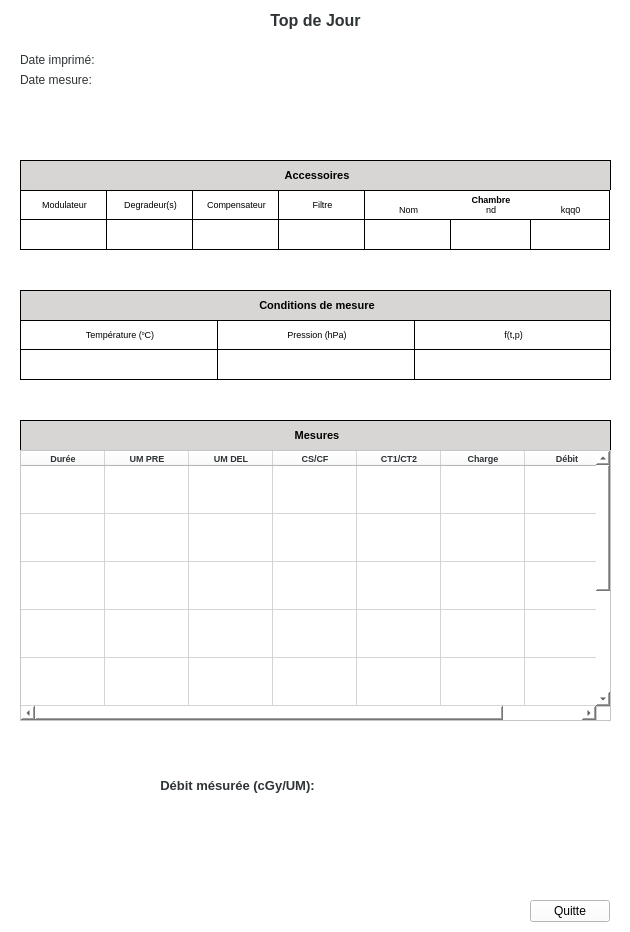
<?xml version="1.0" encoding="UTF-8"?>
<ui version="4.0">
 <class>TopDeJourPrintDialog</class>
 <widget class="QWidget" name="TopDeJourPrintDialog">
  <property name="geometry">
   <rect>
    <x>0</x>
    <y>0</y>
    <width>630</width>
    <height>932</height>
   </rect>
  </property>
  <property name="windowTitle">
   <string>Form</string>
  </property>
  <property name="styleSheet">
   <string notr="true">background: white;
</string>
  </property>
  <widget class="QWidget" name="dosimetryWidget" native="true">
   <property name="geometry">
    <rect>
     <x>0</x>
     <y>0</y>
     <width>630</width>
     <height>891</height>
    </rect>
   </property>
   <widget class="QLabel" name="label_87">
    <property name="geometry">
     <rect>
      <x>0</x>
      <y>10</y>
      <width>631</width>
      <height>21</height>
     </rect>
    </property>
    <property name="styleSheet">
     <string notr="true">color: rgb(46, 52, 54);</string>
    </property>
    <property name="text">
     <string>&lt;html&gt;&lt;head/&gt;&lt;body&gt;&lt;p align=&quot;center&quot;&gt;&lt;span style=&quot; font-size:12pt; font-weight:600;&quot;&gt;Top de Jour&lt;/span&gt;&lt;/p&gt;&lt;/body&gt;&lt;/html&gt;</string>
    </property>
   </widget>
   <widget class="QLabel" name="label_2">
    <property name="geometry">
     <rect>
      <x>20</x>
      <y>160</y>
      <width>591</width>
      <height>30</height>
     </rect>
    </property>
    <property name="minimumSize">
     <size>
      <width>0</width>
      <height>30</height>
     </size>
    </property>
    <property name="maximumSize">
     <size>
      <width>659</width>
      <height>30</height>
     </size>
    </property>
    <property name="sizeIncrement">
     <size>
      <width>659</width>
      <height>30</height>
     </size>
    </property>
    <property name="font">
     <font>
      <pointsize>8</pointsize>
      <weight>75</weight>
      <bold>true</bold>
     </font>
    </property>
    <property name="styleSheet">
     <string notr="true">background-color : #d7d6d5; 
color : black;
border-color: black;
border-width: 1px;
border-style: solid;
border-bottom-style: none;

</string>
    </property>
    <property name="text">
     <string>&lt;html&gt;&lt;head/&gt;&lt;body&gt;&lt;p align=&quot;center&quot;&gt;Accessoires&lt;/p&gt;&lt;/body&gt;&lt;/html&gt;</string>
    </property>
   </widget>
   <widget class="QWidget" name="gridLayoutWidget_2">
    <property name="geometry">
     <rect>
      <x>20</x>
      <y>190</y>
      <width>592</width>
      <height>62</height>
     </rect>
    </property>
    <layout class="QGridLayout" name="gridLayout_2">
     <property name="spacing">
      <number>0</number>
     </property>
     <item row="1" column="6">
      <widget class="QLineEdit" name="chambreKqq0LineEdit">
       <property name="sizePolicy">
        <sizepolicy hsizetype="Expanding" vsizetype="Expanding">
         <horstretch>0</horstretch>
         <verstretch>0</verstretch>
        </sizepolicy>
       </property>
       <property name="minimumSize">
        <size>
         <width>80</width>
         <height>30</height>
        </size>
       </property>
       <property name="maximumSize">
        <size>
         <width>80</width>
         <height>30</height>
        </size>
       </property>
       <property name="font">
        <font>
         <pointsize>7</pointsize>
        </font>
       </property>
       <property name="styleSheet">
        <string notr="true">border-color: black;
border-width: 1px;
border-style: solid;
border-top-style: none;
color: rgb(46, 52, 54);</string>
       </property>
       <property name="alignment">
        <set>Qt::AlignCenter</set>
       </property>
       <property name="readOnly">
        <bool>true</bool>
       </property>
      </widget>
     </item>
     <item row="0" column="2">
      <widget class="QLabel" name="label_10">
       <property name="minimumSize">
        <size>
         <width>86</width>
         <height>30</height>
        </size>
       </property>
       <property name="maximumSize">
        <size>
         <width>86</width>
         <height>30</height>
        </size>
       </property>
       <property name="font">
        <font>
         <pointsize>7</pointsize>
        </font>
       </property>
       <property name="styleSheet">
        <string notr="true">color : black;
border-color: black;
border-width: 1px;
border-style: solid;
border-right-style: none;
</string>
       </property>
       <property name="text">
        <string>&lt;html&gt;&lt;head/&gt;&lt;body&gt;&lt;p align=&quot;center&quot;&gt;Compensateur&lt;/p&gt;&lt;/body&gt;&lt;/html&gt;</string>
       </property>
      </widget>
     </item>
     <item row="0" column="3">
      <widget class="QLabel" name="label_11">
       <property name="minimumSize">
        <size>
         <width>86</width>
         <height>30</height>
        </size>
       </property>
       <property name="maximumSize">
        <size>
         <width>86</width>
         <height>30</height>
        </size>
       </property>
       <property name="font">
        <font>
         <pointsize>7</pointsize>
        </font>
       </property>
       <property name="styleSheet">
        <string notr="true">color : black;
border-color: black;
border-width: 1px;
border-style: solid;
border-right-style: none;
</string>
       </property>
       <property name="text">
        <string>&lt;html&gt;&lt;head/&gt;&lt;body&gt;&lt;p align=&quot;center&quot;&gt;Filtre&lt;/p&gt;&lt;/body&gt;&lt;/html&gt;</string>
       </property>
      </widget>
     </item>
     <item row="1" column="4">
      <widget class="QLineEdit" name="chambreNomLineEdit">
       <property name="sizePolicy">
        <sizepolicy hsizetype="Expanding" vsizetype="Expanding">
         <horstretch>0</horstretch>
         <verstretch>0</verstretch>
        </sizepolicy>
       </property>
       <property name="minimumSize">
        <size>
         <width>86</width>
         <height>30</height>
        </size>
       </property>
       <property name="maximumSize">
        <size>
         <width>86</width>
         <height>30</height>
        </size>
       </property>
       <property name="font">
        <font>
         <pointsize>7</pointsize>
        </font>
       </property>
       <property name="styleSheet">
        <string notr="true">border-color: black;
border-width: 1px;
border-style: solid;
border-right-style: none;
border-top-style: none;
color: rgb(46, 52, 54);</string>
       </property>
       <property name="alignment">
        <set>Qt::AlignCenter</set>
       </property>
       <property name="readOnly">
        <bool>true</bool>
       </property>
      </widget>
     </item>
     <item row="0" column="5">
      <widget class="QLabel" name="label_16">
       <property name="minimumSize">
        <size>
         <width>80</width>
         <height>30</height>
        </size>
       </property>
       <property name="maximumSize">
        <size>
         <width>80</width>
         <height>30</height>
        </size>
       </property>
       <property name="font">
        <font>
         <pointsize>7</pointsize>
        </font>
       </property>
       <property name="styleSheet">
        <string notr="true">color : black;
border-color: black;
border-width: 1px;
border-style: solid;
border-left-style: none;
border-right-style: none;
</string>
       </property>
       <property name="text">
        <string>&lt;html&gt;&lt;head/&gt;&lt;body&gt;&lt;p align=&quot;center&quot;&gt;&lt;span style=&quot; font-weight:600;&quot;&gt;Chambre&lt;/span&gt;&lt;br/&gt;nd&lt;/p&gt;&lt;/body&gt;&lt;/html&gt;</string>
       </property>
      </widget>
     </item>
     <item row="1" column="2">
      <widget class="QLineEdit" name="compensateurLineEdit">
       <property name="sizePolicy">
        <sizepolicy hsizetype="Expanding" vsizetype="Expanding">
         <horstretch>0</horstretch>
         <verstretch>0</verstretch>
        </sizepolicy>
       </property>
       <property name="minimumSize">
        <size>
         <width>0</width>
         <height>30</height>
        </size>
       </property>
       <property name="maximumSize">
        <size>
         <width>86</width>
         <height>30</height>
        </size>
       </property>
       <property name="sizeIncrement">
        <size>
         <width>86</width>
         <height>0</height>
        </size>
       </property>
       <property name="font">
        <font>
         <pointsize>7</pointsize>
        </font>
       </property>
       <property name="styleSheet">
        <string notr="true">border-color: black;
border-width: 1px;
border-style: solid;
border-right-style: none;
border-top-style: none;
color: rgb(46, 52, 54);</string>
       </property>
       <property name="alignment">
        <set>Qt::AlignCenter</set>
       </property>
       <property name="readOnly">
        <bool>true</bool>
       </property>
      </widget>
     </item>
     <item row="1" column="3">
      <widget class="QLineEdit" name="filtreLineEdit">
       <property name="sizePolicy">
        <sizepolicy hsizetype="Expanding" vsizetype="Expanding">
         <horstretch>0</horstretch>
         <verstretch>0</verstretch>
        </sizepolicy>
       </property>
       <property name="minimumSize">
        <size>
         <width>86</width>
         <height>30</height>
        </size>
       </property>
       <property name="maximumSize">
        <size>
         <width>86</width>
         <height>30</height>
        </size>
       </property>
       <property name="font">
        <font>
         <pointsize>7</pointsize>
        </font>
       </property>
       <property name="styleSheet">
        <string notr="true">border-color: black;
border-width: 1px;
border-style: solid;
border-right-style: none;
border-top-style: none;
color: rgb(46, 52, 54);</string>
       </property>
       <property name="alignment">
        <set>Qt::AlignCenter</set>
       </property>
       <property name="readOnly">
        <bool>true</bool>
       </property>
      </widget>
     </item>
     <item row="1" column="1">
      <widget class="QLineEdit" name="degradeurLineEdit">
       <property name="sizePolicy">
        <sizepolicy hsizetype="Expanding" vsizetype="Expanding">
         <horstretch>0</horstretch>
         <verstretch>0</verstretch>
        </sizepolicy>
       </property>
       <property name="minimumSize">
        <size>
         <width>86</width>
         <height>30</height>
        </size>
       </property>
       <property name="maximumSize">
        <size>
         <width>86</width>
         <height>30</height>
        </size>
       </property>
       <property name="font">
        <font>
         <pointsize>7</pointsize>
        </font>
       </property>
       <property name="styleSheet">
        <string notr="true">border-color: black;
border-width: 1px;
border-style: solid;
border-right-style: none;
border-top-style: none;
color: rgb(46, 52, 54);</string>
       </property>
       <property name="alignment">
        <set>Qt::AlignCenter</set>
       </property>
       <property name="readOnly">
        <bool>true</bool>
       </property>
      </widget>
     </item>
     <item row="0" column="0">
      <widget class="QLabel" name="label_8">
       <property name="minimumSize">
        <size>
         <width>86</width>
         <height>30</height>
        </size>
       </property>
       <property name="maximumSize">
        <size>
         <width>86</width>
         <height>30</height>
        </size>
       </property>
       <property name="font">
        <font>
         <pointsize>7</pointsize>
        </font>
       </property>
       <property name="styleSheet">
        <string notr="true">color : black;
border-color: black;
border-width: 1px;
border-style: solid;
border-right-style: none;
</string>
       </property>
       <property name="text">
        <string>&lt;html&gt;&lt;head/&gt;&lt;body&gt;&lt;p align=&quot;center&quot;&gt;Modulateur&lt;/p&gt;&lt;/body&gt;&lt;/html&gt;</string>
       </property>
      </widget>
     </item>
     <item row="1" column="0">
      <widget class="QLineEdit" name="modulateurLineEdit">
       <property name="sizePolicy">
        <sizepolicy hsizetype="Expanding" vsizetype="Expanding">
         <horstretch>0</horstretch>
         <verstretch>0</verstretch>
        </sizepolicy>
       </property>
       <property name="minimumSize">
        <size>
         <width>86</width>
         <height>30</height>
        </size>
       </property>
       <property name="maximumSize">
        <size>
         <width>86</width>
         <height>30</height>
        </size>
       </property>
       <property name="font">
        <font>
         <pointsize>7</pointsize>
        </font>
       </property>
       <property name="styleSheet">
        <string notr="true">border-color: black;
border-width: 1px;
border-style: solid;
border-right-style: none;
border-top-style: none;
color: rgb(46, 52, 54);</string>
       </property>
       <property name="alignment">
        <set>Qt::AlignCenter</set>
       </property>
       <property name="readOnly">
        <bool>true</bool>
       </property>
      </widget>
     </item>
     <item row="0" column="1">
      <widget class="QLabel" name="label_9">
       <property name="minimumSize">
        <size>
         <width>86</width>
         <height>30</height>
        </size>
       </property>
       <property name="maximumSize">
        <size>
         <width>86</width>
         <height>30</height>
        </size>
       </property>
       <property name="font">
        <font>
         <pointsize>7</pointsize>
        </font>
       </property>
       <property name="styleSheet">
        <string notr="true">color : black;
border-color: black;
border-width: 1px;
border-style: solid;
border-right-style: none;
</string>
       </property>
       <property name="text">
        <string>&lt;html&gt;&lt;head/&gt;&lt;body&gt;&lt;p align=&quot;center&quot;&gt;Degradeur(s)&lt;/p&gt;&lt;/body&gt;&lt;/html&gt;</string>
       </property>
      </widget>
     </item>
     <item row="1" column="5">
      <widget class="QLineEdit" name="chambreNdLineEdit">
       <property name="sizePolicy">
        <sizepolicy hsizetype="Expanding" vsizetype="Expanding">
         <horstretch>0</horstretch>
         <verstretch>0</verstretch>
        </sizepolicy>
       </property>
       <property name="minimumSize">
        <size>
         <width>80</width>
         <height>30</height>
        </size>
       </property>
       <property name="maximumSize">
        <size>
         <width>80</width>
         <height>30</height>
        </size>
       </property>
       <property name="font">
        <font>
         <pointsize>7</pointsize>
        </font>
       </property>
       <property name="styleSheet">
        <string notr="true">border-color: black;
border-width: 1px;
border-style: solid;
border-right-style: none;
border-top-style: none;
color: rgb(46, 52, 54);</string>
       </property>
       <property name="alignment">
        <set>Qt::AlignCenter</set>
       </property>
       <property name="readOnly">
        <bool>true</bool>
       </property>
      </widget>
     </item>
     <item row="0" column="4">
      <widget class="QLabel" name="label_13">
       <property name="minimumSize">
        <size>
         <width>86</width>
         <height>30</height>
        </size>
       </property>
       <property name="maximumSize">
        <size>
         <width>86</width>
         <height>30</height>
        </size>
       </property>
       <property name="font">
        <font>
         <pointsize>7</pointsize>
        </font>
       </property>
       <property name="styleSheet">
        <string notr="true">color : black;
border-color: black;
border-width: 1px;
border-style: solid;
border-right-style: none;
</string>
       </property>
       <property name="text">
        <string>&lt;html&gt;&lt;head/&gt;&lt;body&gt;&lt;p align=&quot;center&quot;&gt;&lt;br&gt;Nom&lt;/p&gt;&lt;/body&gt;&lt;/html&gt;</string>
       </property>
      </widget>
     </item>
     <item row="0" column="6">
      <widget class="QLabel" name="label_15">
       <property name="minimumSize">
        <size>
         <width>80</width>
         <height>30</height>
        </size>
       </property>
       <property name="maximumSize">
        <size>
         <width>80</width>
         <height>30</height>
        </size>
       </property>
       <property name="font">
        <font>
         <pointsize>7</pointsize>
        </font>
       </property>
       <property name="styleSheet">
        <string notr="true">color : black;
border-color: black;
border-width: 1px;
border-style: solid;
border-left-style: none;
</string>
       </property>
       <property name="text">
        <string>&lt;html&gt;&lt;head/&gt;&lt;body&gt;&lt;p align=&quot;center&quot;&gt;&lt;br&gt;kqq0&lt;/p&gt;&lt;/body&gt;&lt;/html&gt;</string>
       </property>
      </widget>
     </item>
    </layout>
   </widget>
   <widget class="QLabel" name="label_3">
    <property name="geometry">
     <rect>
      <x>20</x>
      <y>290</y>
      <width>591</width>
      <height>30</height>
     </rect>
    </property>
    <property name="minimumSize">
     <size>
      <width>0</width>
      <height>30</height>
     </size>
    </property>
    <property name="maximumSize">
     <size>
      <width>659</width>
      <height>30</height>
     </size>
    </property>
    <property name="sizeIncrement">
     <size>
      <width>659</width>
      <height>30</height>
     </size>
    </property>
    <property name="font">
     <font>
      <pointsize>8</pointsize>
      <weight>75</weight>
      <bold>true</bold>
     </font>
    </property>
    <property name="styleSheet">
     <string notr="true">background-color : #d7d6d5; 
color : black;
border-color: black;
border-width: 1px;
border-style: solid;
border-bottom-style: none;

</string>
    </property>
    <property name="text">
     <string>&lt;html&gt;&lt;head/&gt;&lt;body&gt;&lt;p align=&quot;center&quot;&gt;Conditions de mesure&lt;/p&gt;&lt;/body&gt;&lt;/html&gt;</string>
    </property>
   </widget>
   <widget class="QWidget" name="gridLayoutWidget">
    <property name="geometry">
     <rect>
      <x>20</x>
      <y>320</y>
      <width>593</width>
      <height>62</height>
     </rect>
    </property>
    <layout class="QGridLayout" name="gridLayout">
     <property name="spacing">
      <number>0</number>
     </property>
     <item row="0" column="2">
      <widget class="QLabel" name="label_17">
       <property name="minimumSize">
        <size>
         <width>197</width>
         <height>30</height>
        </size>
       </property>
       <property name="maximumSize">
        <size>
         <width>197</width>
         <height>30</height>
        </size>
       </property>
       <property name="font">
        <font>
         <pointsize>7</pointsize>
        </font>
       </property>
       <property name="styleSheet">
        <string notr="true">color : black;
border-color: black;
border-width: 1px;
border-style: solid;

</string>
       </property>
       <property name="text">
        <string>&lt;html&gt;&lt;head/&gt;&lt;body&gt;&lt;p align=&quot;center&quot;&gt;f(t,p)&lt;/p&gt;&lt;/body&gt;&lt;/html&gt;</string>
       </property>
      </widget>
     </item>
     <item row="0" column="1">
      <widget class="QLabel" name="label_14">
       <property name="minimumSize">
        <size>
         <width>197</width>
         <height>30</height>
        </size>
       </property>
       <property name="maximumSize">
        <size>
         <width>197</width>
         <height>30</height>
        </size>
       </property>
       <property name="font">
        <font>
         <pointsize>7</pointsize>
        </font>
       </property>
       <property name="styleSheet">
        <string notr="true">color : black;
border-color: black;
border-width: 1px;
border-style: solid;
border-right-style: none;
</string>
       </property>
       <property name="text">
        <string>&lt;html&gt;&lt;head/&gt;&lt;body&gt;&lt;p align=&quot;center&quot;&gt;Pression (hPa)&lt;/p&gt;&lt;/body&gt;&lt;/html&gt;</string>
       </property>
      </widget>
     </item>
     <item row="0" column="0">
      <widget class="QLabel" name="label_12">
       <property name="minimumSize">
        <size>
         <width>197</width>
         <height>30</height>
        </size>
       </property>
       <property name="maximumSize">
        <size>
         <width>197</width>
         <height>30</height>
        </size>
       </property>
       <property name="font">
        <font>
         <pointsize>7</pointsize>
        </font>
       </property>
       <property name="styleSheet">
        <string notr="true">color : black;
border-color: black;
border-width: 1px;
border-style: solid;
border-right-style: none;
</string>
       </property>
       <property name="text">
        <string>&lt;html&gt;&lt;head/&gt;&lt;body&gt;&lt;p align=&quot;center&quot;&gt;Température (&lt;span style=&quot; vertical-align:super;&quot;&gt;o&lt;/span&gt;C)&lt;/p&gt;&lt;/body&gt;&lt;/html&gt;</string>
       </property>
      </widget>
     </item>
     <item row="1" column="0">
      <widget class="QLineEdit" name="temperatureLineEdit">
       <property name="sizePolicy">
        <sizepolicy hsizetype="Expanding" vsizetype="Expanding">
         <horstretch>0</horstretch>
         <verstretch>0</verstretch>
        </sizepolicy>
       </property>
       <property name="minimumSize">
        <size>
         <width>197</width>
         <height>30</height>
        </size>
       </property>
       <property name="maximumSize">
        <size>
         <width>197</width>
         <height>30</height>
        </size>
       </property>
       <property name="font">
        <font>
         <pointsize>7</pointsize>
        </font>
       </property>
       <property name="styleSheet">
        <string notr="true">border-color: black;
border-width: 1px;
border-style: solid;
border-right-style: none;
border-top-style: none;
color: rgb(46, 52, 54);</string>
       </property>
       <property name="alignment">
        <set>Qt::AlignCenter</set>
       </property>
       <property name="readOnly">
        <bool>true</bool>
       </property>
      </widget>
     </item>
     <item row="1" column="1">
      <widget class="QLineEdit" name="pressureLineEdit">
       <property name="sizePolicy">
        <sizepolicy hsizetype="Expanding" vsizetype="Expanding">
         <horstretch>0</horstretch>
         <verstretch>0</verstretch>
        </sizepolicy>
       </property>
       <property name="minimumSize">
        <size>
         <width>197</width>
         <height>30</height>
        </size>
       </property>
       <property name="maximumSize">
        <size>
         <width>197</width>
         <height>30</height>
        </size>
       </property>
       <property name="font">
        <font>
         <pointsize>7</pointsize>
        </font>
       </property>
       <property name="styleSheet">
        <string notr="true">border-color: black;
border-width: 1px;
border-style: solid;
border-right-style: none;
border-top-style: none;
color: rgb(46, 52, 54);</string>
       </property>
       <property name="alignment">
        <set>Qt::AlignCenter</set>
       </property>
       <property name="readOnly">
        <bool>true</bool>
       </property>
      </widget>
     </item>
     <item row="1" column="2">
      <widget class="QLineEdit" name="ftpLineEdit">
       <property name="sizePolicy">
        <sizepolicy hsizetype="Expanding" vsizetype="Expanding">
         <horstretch>0</horstretch>
         <verstretch>0</verstretch>
        </sizepolicy>
       </property>
       <property name="minimumSize">
        <size>
         <width>197</width>
         <height>30</height>
        </size>
       </property>
       <property name="maximumSize">
        <size>
         <width>197</width>
         <height>30</height>
        </size>
       </property>
       <property name="font">
        <font>
         <pointsize>7</pointsize>
        </font>
       </property>
       <property name="styleSheet">
        <string notr="true">border-color: black;
border-width: 1px;
border-style: solid;
color: rgb(46, 52, 54);
border-top-style: none;</string>
       </property>
       <property name="alignment">
        <set>Qt::AlignCenter</set>
       </property>
       <property name="readOnly">
        <bool>true</bool>
       </property>
      </widget>
     </item>
    </layout>
   </widget>
   <widget class="QTableWidget" name="seancesTableWidget">
    <property name="geometry">
     <rect>
      <x>20</x>
      <y>450</y>
      <width>591</width>
      <height>271</height>
     </rect>
    </property>
    <property name="font">
     <font>
      <pointsize>7</pointsize>
     </font>
    </property>
    <property name="styleSheet">
     <string notr="true">color: rgb(46, 52, 54);</string>
    </property>
    <property name="rowCount">
     <number>9</number>
    </property>
    <attribute name="horizontalHeaderCascadingSectionResizes">
     <bool>true</bool>
    </attribute>
    <attribute name="horizontalHeaderDefaultSectionSize">
     <number>84</number>
    </attribute>
    <attribute name="horizontalHeaderShowSortIndicator" stdset="0">
     <bool>false</bool>
    </attribute>
    <attribute name="horizontalHeaderStretchLastSection">
     <bool>true</bool>
    </attribute>
    <attribute name="verticalHeaderVisible">
     <bool>false</bool>
    </attribute>
    <attribute name="verticalHeaderMinimumSectionSize">
     <number>42</number>
    </attribute>
    <attribute name="verticalHeaderDefaultSectionSize">
     <number>48</number>
    </attribute>
    <row/>
    <row/>
    <row/>
    <row/>
    <row/>
    <row/>
    <row/>
    <row/>
    <row/>
    <column>
     <property name="text">
      <string>Durée</string>
     </property>
     <property name="font">
      <font>
       <pointsize>7</pointsize>
       <weight>75</weight>
       <bold>true</bold>
      </font>
     </property>
    </column>
    <column>
     <property name="text">
      <string>UM PRE</string>
     </property>
     <property name="font">
      <font>
       <pointsize>7</pointsize>
       <weight>75</weight>
       <bold>true</bold>
      </font>
     </property>
    </column>
    <column>
     <property name="text">
      <string>UM DEL</string>
     </property>
     <property name="font">
      <font>
       <pointsize>7</pointsize>
       <weight>75</weight>
       <bold>true</bold>
      </font>
     </property>
    </column>
    <column>
     <property name="text">
      <string>CS/CF</string>
     </property>
     <property name="font">
      <font>
       <pointsize>7</pointsize>
       <weight>75</weight>
       <bold>true</bold>
      </font>
     </property>
    </column>
    <column>
     <property name="text">
      <string>CT1/CT2</string>
     </property>
     <property name="font">
      <font>
       <pointsize>7</pointsize>
       <weight>75</weight>
       <bold>true</bold>
      </font>
     </property>
    </column>
    <column>
     <property name="text">
      <string>Charge</string>
     </property>
     <property name="font">
      <font>
       <pointsize>7</pointsize>
       <weight>75</weight>
       <bold>true</bold>
      </font>
     </property>
    </column>
    <column>
     <property name="text">
      <string>Débit</string>
     </property>
     <property name="font">
      <font>
       <pointsize>7</pointsize>
       <weight>75</weight>
       <bold>true</bold>
      </font>
     </property>
    </column>
   </widget>
   <widget class="QWidget" name="horizontalLayoutWidget">
    <property name="geometry">
     <rect>
      <x>160</x>
      <y>760</y>
      <width>361</width>
      <height>51</height>
     </rect>
    </property>
    <layout class="QHBoxLayout" name="horizontalLayout">
     <item>
      <widget class="QLabel" name="label_88">
       <property name="styleSheet">
        <string notr="true">color: rgb(46, 52, 54);</string>
       </property>
       <property name="text">
        <string>&lt;html&gt;&lt;head/&gt;&lt;body&gt;&lt;p align=&quot;center&quot;&gt;&lt;span style=&quot; font-size:10pt; font-weight:600;&quot;&gt;Débit mésurée (cGy/UM):&lt;/span&gt;&lt;/p&gt;&lt;/body&gt;&lt;/html&gt;</string>
       </property>
      </widget>
     </item>
     <item>
      <widget class="QLineEdit" name="debitMesureLineEdit">
       <property name="font">
        <font>
         <pointsize>10</pointsize>
         <weight>75</weight>
         <bold>true</bold>
        </font>
       </property>
       <property name="styleSheet">
        <string notr="true">color: rgb(46, 52, 54);
border: none;</string>
       </property>
      </widget>
     </item>
    </layout>
   </widget>
   <widget class="QLabel" name="label_4">
    <property name="geometry">
     <rect>
      <x>20</x>
      <y>420</y>
      <width>591</width>
      <height>30</height>
     </rect>
    </property>
    <property name="minimumSize">
     <size>
      <width>0</width>
      <height>30</height>
     </size>
    </property>
    <property name="maximumSize">
     <size>
      <width>659</width>
      <height>30</height>
     </size>
    </property>
    <property name="sizeIncrement">
     <size>
      <width>659</width>
      <height>30</height>
     </size>
    </property>
    <property name="font">
     <font>
      <pointsize>8</pointsize>
      <weight>75</weight>
      <bold>true</bold>
     </font>
    </property>
    <property name="styleSheet">
     <string notr="true">background-color : #d7d6d5; 
color : black;
border-color: black;
border-width: 1px;
border-style: solid;
border-bottom-style: none;

</string>
    </property>
    <property name="text">
     <string>&lt;html&gt;&lt;head/&gt;&lt;body&gt;&lt;p align=&quot;center&quot;&gt;Mesures&lt;/p&gt;&lt;/body&gt;&lt;/html&gt;</string>
    </property>
   </widget>
   <widget class="QWidget" name="horizontalLayoutWidget_2">
    <property name="geometry">
     <rect>
      <x>20</x>
      <y>50</y>
      <width>341</width>
      <height>21</height>
     </rect>
    </property>
    <layout class="QHBoxLayout" name="horizontalLayout_2">
     <item>
      <widget class="QLabel" name="nameLabel_2">
       <property name="minimumSize">
        <size>
         <width>101</width>
         <height>0</height>
        </size>
       </property>
       <property name="styleSheet">
        <string notr="true">color: rgb(46, 52, 54);</string>
       </property>
       <property name="text">
        <string>&lt;html&gt;&lt;head/&gt;&lt;body&gt;&lt;p&gt;Date imprimé:&lt;/p&gt;&lt;/body&gt;&lt;/html&gt;</string>
       </property>
      </widget>
     </item>
     <item>
      <widget class="QLineEdit" name="dateLineEdit">
       <property name="font">
        <font>
         <pointsize>9</pointsize>
        </font>
       </property>
       <property name="styleSheet">
        <string notr="true">border: none;
color: rgb(46, 52, 54);
</string>
       </property>
       <property name="readOnly">
        <bool>true</bool>
       </property>
      </widget>
     </item>
    </layout>
   </widget>
   <widget class="QWidget" name="horizontalLayoutWidget_3">
    <property name="geometry">
     <rect>
      <x>20</x>
      <y>70</y>
      <width>341</width>
      <height>21</height>
     </rect>
    </property>
    <layout class="QHBoxLayout" name="horizontalLayout_3">
     <item>
      <widget class="QLabel" name="nameLabel_3">
       <property name="styleSheet">
        <string notr="true">color: rgb(46, 52, 54);</string>
       </property>
       <property name="text">
        <string>&lt;html&gt;&lt;head/&gt;&lt;body&gt;&lt;p&gt;Date mesure:&lt;/p&gt;&lt;/body&gt;&lt;/html&gt;</string>
       </property>
      </widget>
     </item>
     <item>
      <widget class="QLineEdit" name="dosimetrieDateLineEdit">
       <property name="font">
        <font>
         <pointsize>9</pointsize>
        </font>
       </property>
       <property name="styleSheet">
        <string notr="true">border: none;
color: rgb(46, 52, 54);
</string>
       </property>
       <property name="readOnly">
        <bool>true</bool>
       </property>
      </widget>
     </item>
    </layout>
   </widget>
  </widget>
  <widget class="QPushButton" name="closePushButton">
   <property name="geometry">
    <rect>
     <x>530</x>
     <y>900</y>
     <width>80</width>
     <height>22</height>
    </rect>
   </property>
   <property name="text">
    <string>Quitte</string>
   </property>
  </widget>
 </widget>
 <tabstops>
  <tabstop>modulateurLineEdit</tabstop>
  <tabstop>degradeurLineEdit</tabstop>
  <tabstop>compensateurLineEdit</tabstop>
  <tabstop>filtreLineEdit</tabstop>
  <tabstop>chambreNomLineEdit</tabstop>
  <tabstop>chambreNdLineEdit</tabstop>
  <tabstop>chambreKqq0LineEdit</tabstop>
  <tabstop>temperatureLineEdit</tabstop>
  <tabstop>pressureLineEdit</tabstop>
  <tabstop>ftpLineEdit</tabstop>
  <tabstop>seancesTableWidget</tabstop>
  <tabstop>debitMesureLineEdit</tabstop>
  <tabstop>closePushButton</tabstop>
  <tabstop>dateLineEdit</tabstop>
 </tabstops>
 <resources/>
 <connections/>
</ui>
